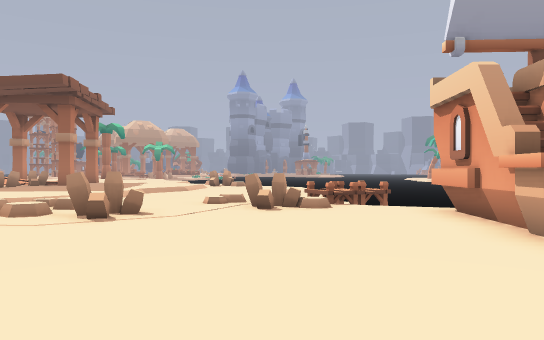
View 1 (above)

24 first-person views from a walk through a Godot game level. The camera is 1.5 m above the floor, looks level and sees 70° across. The floor is counted in squares, 2 m on a side. Each view is taken from the middle of a square. On the plan, view 1 faces up. The plan holds only what a view shows up to about 12 squares ahead; the rest is blank. The place goes on beyond the plan. Some surface patterns are stand-ins.

View 2
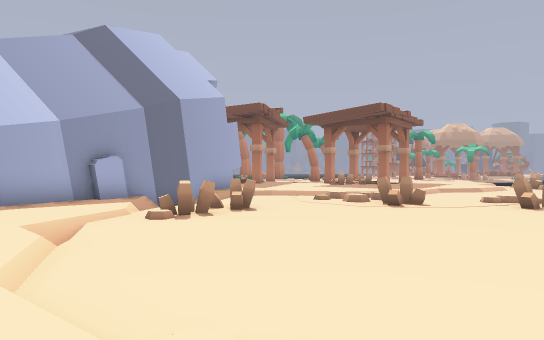

View 3
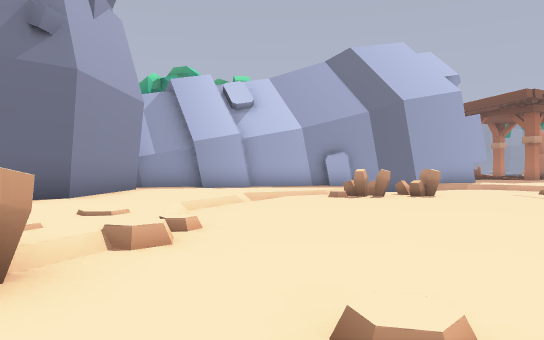

View 4
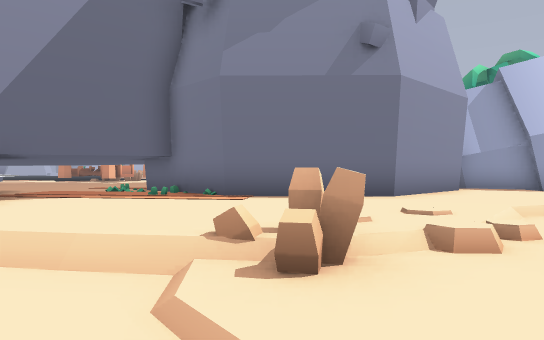

View 5
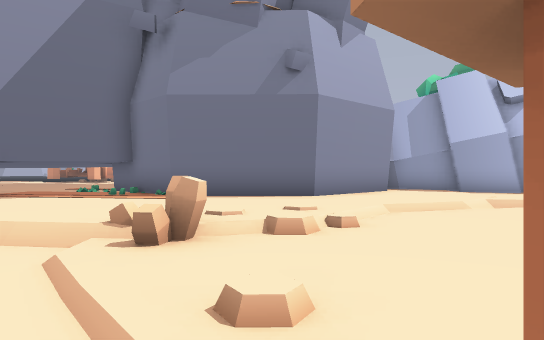

View 6
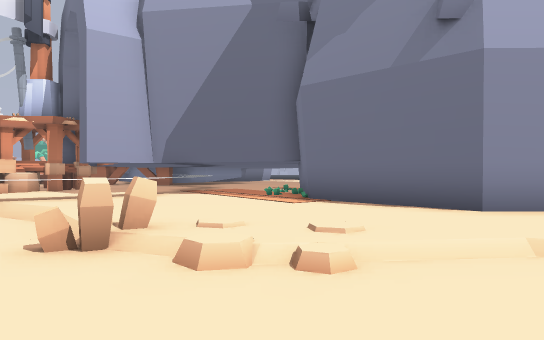

View 7
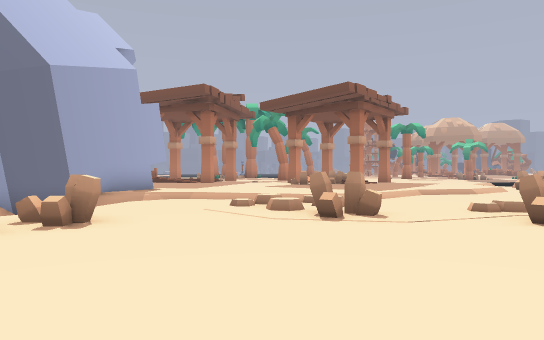

View 8
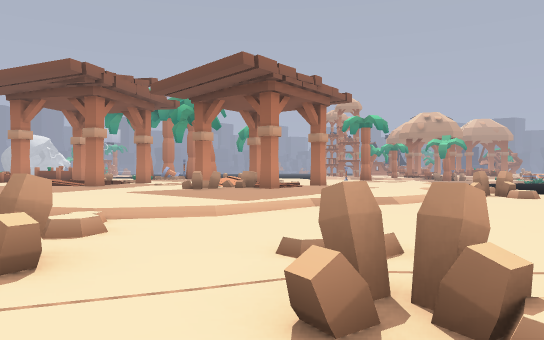

View 9
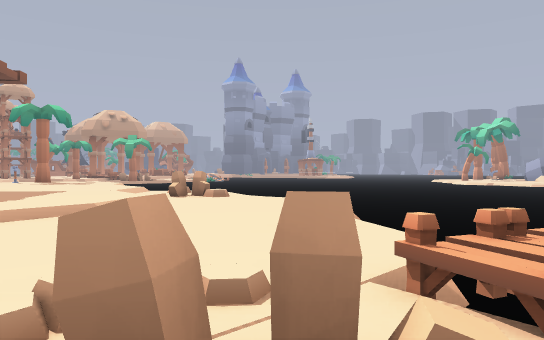

View 10
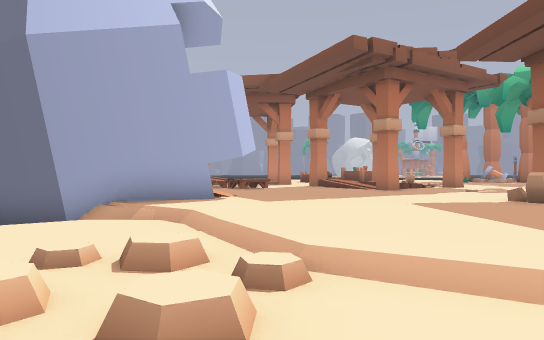

View 11
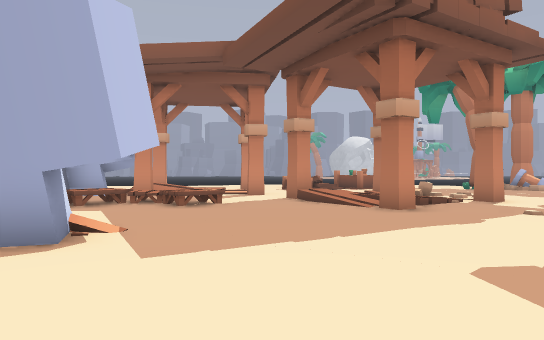

View 12
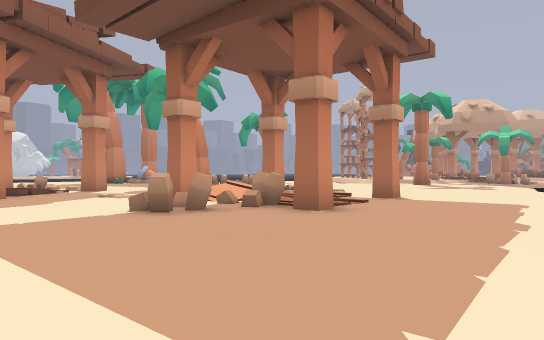

View 13
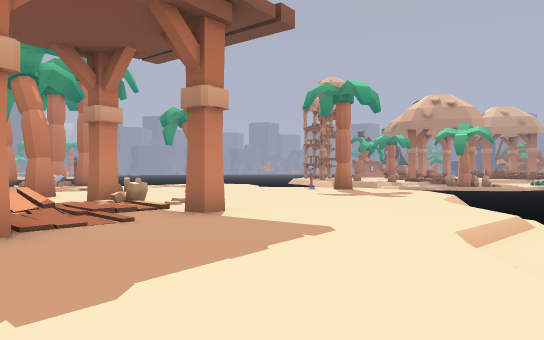

View 14
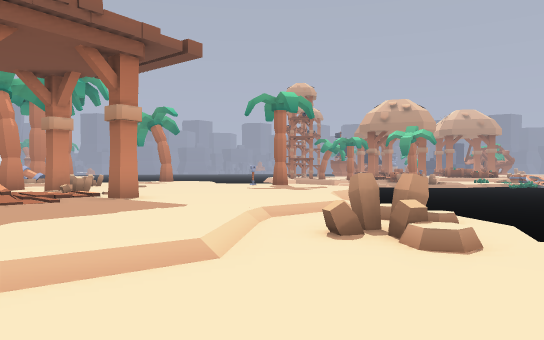

View 15
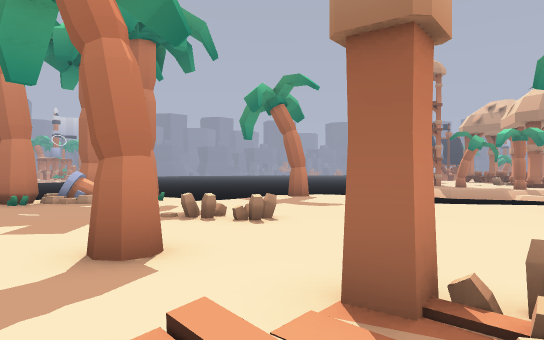

View 16
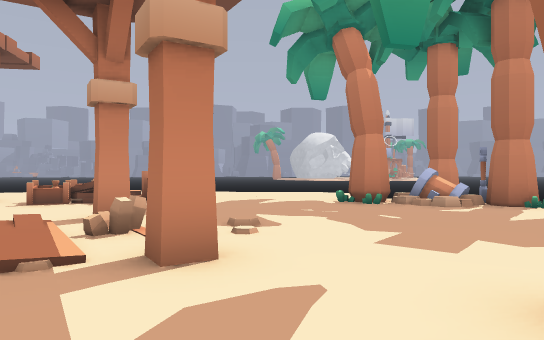

View 17
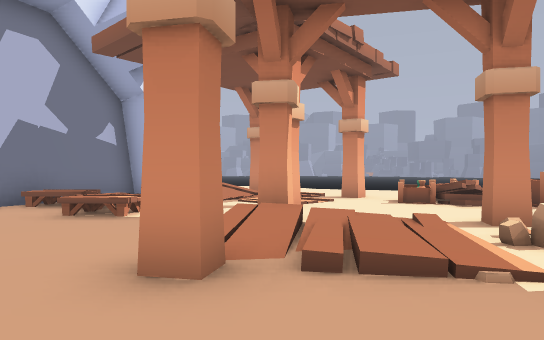

View 18
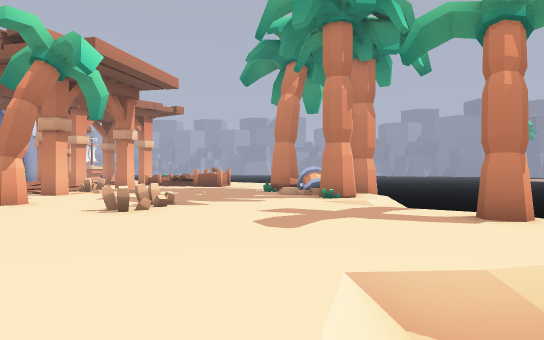

View 19
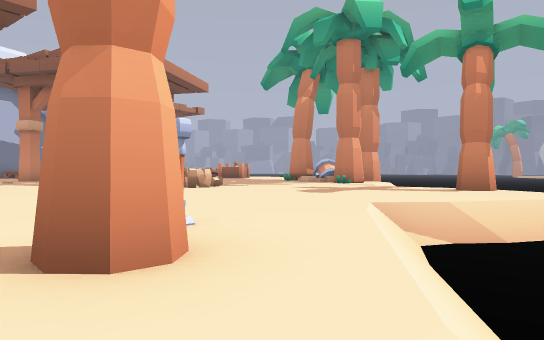

View 20
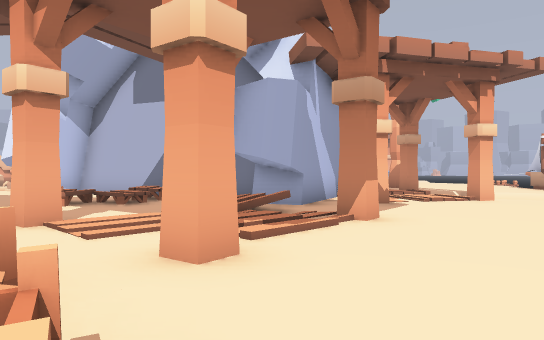

View 21
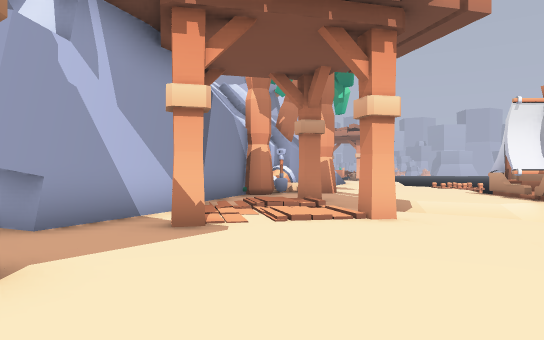

View 22
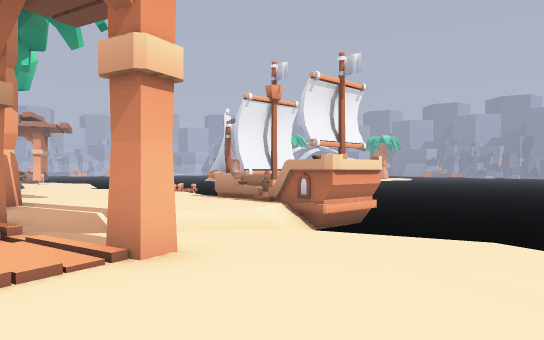

View 23
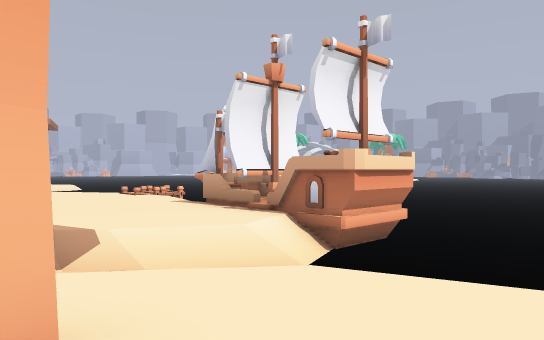

View 24
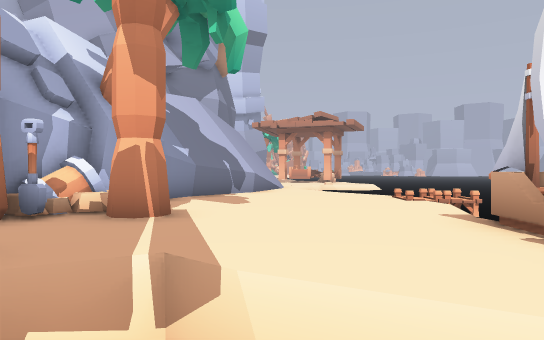

### Floor plan
Key: @ floor where view 1 was taken; # wall or solid block; x gap in a wall; . main floor; : floor 0.25 m higher than the main floor; - floor 0.25 m lower than the main floor; _ floor 0.5 m lower than the main floor; / step, stairs or slope; = window, fence, low wall or low ledge; ~ water the walk can cross; ≈ water the walk keeps out of; ^ raised ledge; P plank; S shovel; C crate; H chest; O other object.
Columns run from 27 left of view 1 to 5 right of it. Each row starts with its distance up from view 1.
 28                      ≈  ≈
 27                ≈//  ≈≈≈≈≈≈
 26          //≈≈ ~/..   ≈≈≈≈≈
 25          ...///.#. ./≈≈≈≈≈
 24   ≈≈≈   /#.....S..... ≈≈≈≈
 23         ≈............/  ≈≈
 22   ≈≈≈   -............//~ ≈≈
 21    ≈≈≈..-.............//  ≈
 20      ###....=..........-/-≈
 19      ##....==..........---/   ≈≈≈
 18       #..........=.#...//#// ≈≈≈≈
 17    ...#......#..#=/..../---- ≈≈≈≈
 16    .............=//...../--- ≈≈≈≈
 15    ......./.....//#...../--- ≈≈≈≈
 14    ......./.#...#./...../--- ≈≈≈≈
 13     C    .=//.....#..../----- ≈
 12       C..#////........./-----≈≈≈≈
 11       O...///#........./-----≈ ≈≈
 10    . CPO...#/........../-----x
  9     ..C.............../---#-=#≈
  8    ...#.:#..=........//----==-/
  7    ...//./..==...#.//-:#x=----#
  6     ..////.//...P#./---#=-----#
  5    ...#:=# .^^.###/≈----------#
  4     .....#//#### ## /---------#
  3    ......###      #  -=-------
  2    ...../##       #/~-#-------
  1    ....///#       #.//#--------#/
  0    ...////##      #.../----@----
 -1    ...#///:##     ##..//-------/_
 -2    //.///#::#      ##...//-/////_
 -3  ≈≈≈  ≈≈/::S#       #....../..=/_
 -4 ≈≈≈≈≈≈::::::H       #........../_
 -5 ≈≈≈###:::::x#       ######...../_
 -6 ≈≈≈###:::::::            ##......
 -7 ≈≈≈≈ #^::::::##           ##.....
 -8 ≈≈≈ ≈^^:::::::#            #.....
 -9 ≈≈≈   ≈#::::::#            ##...#
-10 ≈≈      //::::#            ######
-11 ≈≈      ≈#/:::
-12         ≈
-13         ≈

Where each view was taken, in squares from view 1:
view 1: 0 up, 0 right, facing up
view 2: 3 down, 2 right, facing up-left
view 3: 1 down, 5 right, facing left
view 4: 1 down, 5 right, facing down-left
view 5: 1 up, 5 right, facing down-left
view 6: 1 up, 1 right, facing down
view 7: 1 up, 1 right, facing up-left
view 8: 6 up, 1 right, facing up-left
view 9: 7 up, 0 right, facing up
view 10: 8 up, 2 left, facing left
view 11: 9 up, 6 left, facing left
view 12: 10 up, 4 left, facing up-left
view 13: 14 up, 3 left, facing up-left
view 14: 14 up, 0 right, facing up-left
view 15: 15 up, 10 left, facing up-left
view 16: 15 up, 12 left, facing left
view 17: 14 up, 12 left, facing down-left
view 18: 26 up, 12 left, facing down-left
view 19: 27 up, 10 left, facing down-left
view 20: 10 up, 24 left, facing down-right
view 21: 5 up, 24 left, facing down-right
view 22: 3 up, 22 left, facing down
view 23: 1 up, 22 left, facing down
view 24: 2 down, 22 left, facing down-right
